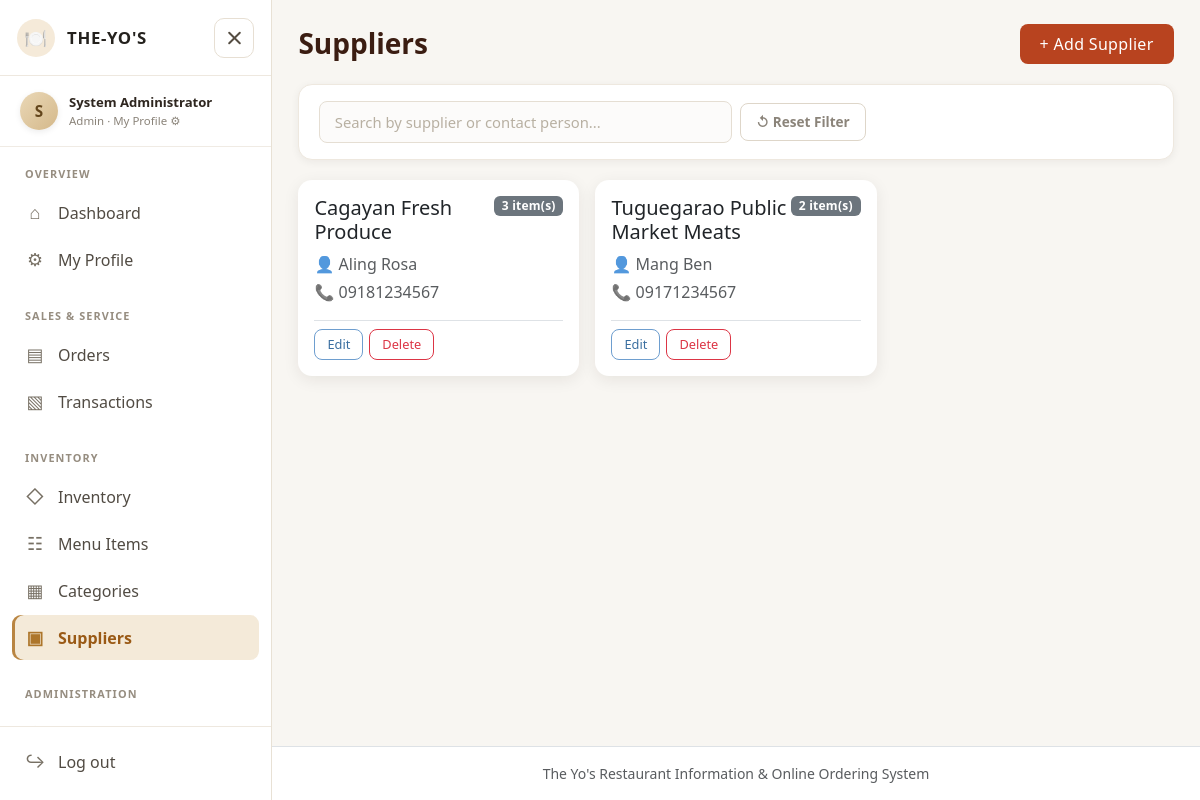
Page /suppliers.php (signed in) on the committed database.
### tables this page shows
CREATE TABLE suppliers (
  supplier_id INT AUTO_INCREMENT PRIMARY KEY,
  supplier_name VARCHAR(100) NOT NULL,
  contact_person VARCHAR(100) DEFAULT NULL,
  phone VARCHAR(20) DEFAULT NULL
);

### includes/config.php (called while the page is built, shortened)
<?php
try {
    $conn = mysqli_connect("localhost", "root", "", "theyos_db");
    mysqli_set_charset($conn, "utf8mb4");
} catch (mysqli_sql_exception $ex) {
    if (!isset($conn) || !$conn) {
        error_log($ex->getMessage());
        die("<h3>Cannot connect to the database.</h3><p>Start MySQL in XAMPP and import <b>sql/theyos_db.sql</b> in phpMyAdmin.</p>");
    }
}
function e($s)          { return htmlspecialchars((string)$s, ENT_QUOTES, 'UTF-8'); }
function q($sql, $types = '', $params = []) {
    global $conn;
    $st = mysqli_prepare($conn, $sql);
    if ($types !== '') { mysqli_stmt_bind_param($st, $types, ...$params); }
    mysqli_stmt_execute($st);
    return $st;
}
function rows($st) { return mysqli_fetch_all(mysqli_stmt_get_result($st), MYSQLI_ASSOC); }

### suppliers.php (the view, shortened to what this page needs)
<?php
require 'includes/config.php'; require_admin();
$title = 'Suppliers'; $errors = []; $action = $_GET['action'] ?? 'list';
$row = ['supplier_id' => '', 'supplier_name' => '', 'contact_person' => '', 'phone' => ''];
$search = trim($_GET['search'] ?? '');
$list = rows(q("SELECT s.*, (SELECT COUNT(*) FROM inventory_items i WHERE i.supplier_id=s.supplier_id) AS items FROM suppliers s WHERE s.supplier_name LIKE ? OR s.contact_person LIKE ? ORDER BY s.supplier_name", 'ss', ["%$search%", "%$search%"]));
include 'includes/header.php';
?>
<?php if ($action === 'add' || $action === 'edit'): ?>
<div class="card" style="max-width:600px"><div class="card-body p-4">
  <h4 class="mb-1"><?= $action === 'add' ? 'Add Supplier' : 'Edit Supplier' ?></h4>
  <p class="text-muted mb-3"><?= $action === 'add' ? 'Create a new ingredient or item supplier record.' : 'Update supplier contact information.' ?></p>
  <form method="post"><input type="hidden" name="supplier_id" value="<?= e($row['supplier_id']) ?>">
    <div class="row g-3">
      <div class="col-12"><label class="form-label">Supplier name</label><input class="form-control" name="supplier_name" value="<?= e($row['supplier_name']) ?>" required placeholder="Company or supplier name"></div>
      <div class="col-md-6"><label class="form-label">Contact person</label><input class="form-control" name="contact_person" value="<?= e($row['contact_person']) ?>" placeholder="Name of contact"></div>
      <div class="col-md-6"><label class="form-label">Phone</label><input class="form-control" name="phone" value="<?= e($row['phone']) ?>" placeholder="e.g. 0912 345 6789"></div>
      <div class="col-12 d-flex gap-2 pt-2">
        <button class="btn btn-yo">Save Supplier</button>
        <a class="btn btn-outline-secondary" href="suppliers.php">Cancel</a>
      </div>
    </div>
  </form>
</div></div>
<?php else: ?>
<div class="page-header"><h3>Suppliers</h3><a class="btn btn-yo" href="?action=add">+ Add Supplier</a></div>
<form class="filter-bar auto-filter" method="get">
  <div class="row g-2 align-items-center">
    <div class="col-md-8 col-lg-6">
      <input type="search" class="form-control" name="search" placeholder="Search by supplier or contact person..." value="<?= e($search) ?>">
    </div>
    <div class="col-md-4 col-lg-2">
      <a class="reset-link" href="suppliers.php">↺ Reset Filter</a>
    </div>
  </div>
</form>
<div class="row g-3">
<?php foreach ($list as $s): ?>
  <div class="col-md-6 col-lg-4"><div class="card h-100"><div class="card-body d-flex flex-column">
    <div class="d-flex justify-content-between align-items-start mb-2">
      <h5 class="mb-0"><?= e($s['supplier_name']) ?></h5>
      <span class="badge bg-secondary"><?= $s['items'] ?> item(s)</span>
    </div>
    <p class="mb-1 text-muted">👤 <?= e($s['contact_person'] ?: 'No contact specified') ?></p>
    <p class="mb-3 text-muted">📞 <?= e($s['phone'] ?: 'No phone provided') ?></p>
    <div class="mt-auto action-btns pt-2 border-top">
      <a class="btn btn-sm btn-outline-primary" href="?action=edit&id=<?= $s['supplier_id'] ?>">Edit</a>
      <form method="post" class="d-inline" onsubmit="return confirm('Delete this supplier?')">
        <button class="btn btn-sm btn-outline-danger">Delete</button>
      </form>
    </div>
  </div></div></div>
<?php endforeach; if (!$list) echo "<div class='col-12'><div class='card p-4 empty-state'><p>No suppliers found.</p></div></div>"; ?>
</div>
<?php endif; include 'includes/footer.php'; ?>

### css/style.css (style rules this page uses)
:root { --yo-brand: #b8431f; --yo-brand-hover: #963514; --yo-dark: #3b1d12; --yo-cream: #fff8f0; --yo-bg: #f8f6f2; --yo-shadow-sm: 0 2px 8px rgba(40,25,15,.06); --yo-shadow: 0 4px 16px rgba(40,25,15,.08); --yo-shadow-lg: 0 12px 36px rgba(40,25,15,.12); --yo-radius-sm: 8px; --yo-radius: 14px; --yo-radius-lg: 18px; --yo-transition: .22s cubic-bezier(.4,0,.2,1); }
body { background: var(--yo-bg); font-family: 'Segoe UI', system-ui, -apple-system, BlinkMacSystemFont, Arial, sans-serif; color: #282420; -webkit-font-smoothing: antialiased; }
button, input, select, textarea, .card, .side-link, .badge, .btn { transition: all var(--yo-transition); }
.btn-yo { background: var(--yo-brand); color: #fff; border: 0; border-radius: var(--yo-radius-sm); font-weight: 600; padding: .5rem 1.25rem; letter-spacing: .02em; }
.btn { border-radius: var(--yo-radius-sm); font-weight: 500; }
.btn-outline-primary { border-color: #6e9ecf; color: #3b6fa0; }
.card { border: 0; box-shadow: var(--yo-shadow); border-radius: var(--yo-radius); background: #fff; }
.form-control, .form-select { border-radius: var(--yo-radius-sm); border: 1.5px solid #ded6c9; padding: .55rem .9rem; font-size: .925rem; background-color: #fff; }
.form-control::placeholder { color: #b8b0a2; }
.filter-bar { background: #fff; border-radius: var(--yo-radius); padding: 1rem 1.25rem; box-shadow: var(--yo-shadow-sm); margin-bottom: 1.25rem; border: 1px solid #eee8df; }
.filter-bar .form-control, .filter-bar .form-select { border-color: #e5ded3; background: #fcfbfa; }
.filter-bar .reset-link { color: #8b847a; text-decoration: none; font-size: .85rem; font-weight: 600; display: inline-flex; align-items: center; gap: 5px; padding: .5rem .95rem; border-radius: var(--yo-radius-sm); border: 1.5px solid #ded6c9; background: #fff; white-space: nowrap; }
.badge { font-weight: 600; font-size: .75rem; padding: .35em .65em; border-radius: 6px; letter-spacing: .02em; }
.page-header { display: flex; justify-content: space-between; align-items: center; margin-bottom: 1.25rem; }
.page-header h3 { margin: 0; font-weight: 700; color: var(--yo-dark); }
.action-btns { display: flex; gap: 6px; align-items: center; flex-wrap: nowrap; }
.action-btns .btn { padding: .32rem .75rem; font-size: .8rem; }

### rows in the picture
suppliers: supplier_name "Cagayan Fresh Produce", items "3", contact_person "Aling Rosa", phone "09181234567"
suppliers: supplier_name "Tuguegarao Public Market Meats", items "2", contact_person "Mang Ben", phone "09171234567"

### other values in the picture
substr($_SESSION['fullname'], 0, 1) "S"
$_SESSION['fullname'] "System Administrator"
$_SESSION['accesslevel'] "Admin"
$icon "⌂ ⚙ ▤ ▧ ◇ ☷ ▦ ▣"
$label "Dashboard My Profile Orders Transactions Inventory Menu Items Categories Suppliers"
